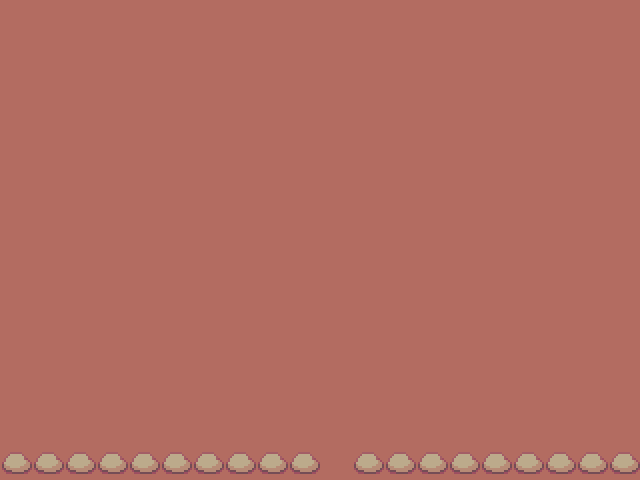

Tiled map render using the project's own tile images. Description and the whole map definition, tile-layer contents included, below:
An orthogonal 20x15 tile map with 32x32 px tiles, 2 tile layers (background, buildings) and 5 objects (3x enemy_spawner, player, door).

<map version="1.0" orientation="orthogonal" renderorder="right-down" width="20" height="15" tilewidth="32" tileheight="32" nextobjectid="7">
 <tileset firstgid="1" name="tileset" tilewidth="32" tileheight="32" tilecount="240" columns="20">
  <image source="../images/tileset.png" width="640" height="384" />
 </tileset>
 <layer name="background" width="20" height="15">
  <data encoding="csv">
30,30,30,30,30,30,30,30,30,30,30,30,30,30,30,30,30,30,30,30,
30,30,30,30,30,30,30,30,30,30,30,30,30,30,30,30,30,30,30,30,
30,30,30,30,30,30,30,30,30,30,30,30,30,30,30,30,30,30,30,30,
30,30,30,30,30,30,30,30,30,30,30,30,30,30,30,30,30,30,30,30,
30,30,30,30,30,30,30,30,30,30,30,30,30,30,30,30,30,30,30,30,
30,30,30,30,30,30,30,30,30,30,30,30,30,30,30,30,30,30,30,30,
30,30,30,30,30,30,30,30,30,30,30,30,30,30,30,30,30,30,30,30,
30,30,30,30,30,30,30,30,30,30,30,30,30,30,30,30,30,30,30,30,
30,30,30,30,30,30,30,30,30,30,30,30,30,30,30,30,30,30,30,30,
30,30,30,30,30,30,30,30,30,30,30,30,30,30,30,30,30,30,30,30,
30,30,30,30,30,30,30,30,30,30,30,30,30,30,30,30,30,30,30,30,
30,30,30,30,30,30,30,30,30,30,30,30,30,30,30,30,30,30,30,30,
30,30,30,30,30,30,30,30,30,30,30,30,30,30,30,30,30,30,30,30,
30,30,30,30,30,30,30,30,30,30,30,30,30,30,30,30,30,30,30,30,
30,30,30,30,30,30,30,30,30,30,30,30,30,30,30,30,30,30,30,30
</data>
 </layer>
 <layer name="buildings" width="20" height="15">
  <properties>
   <property name="collision" type="bool" value="true" />
  </properties>
  <data encoding="csv">
0,0,0,0,0,0,0,0,0,0,0,0,0,0,0,0,0,0,0,0,
0,0,0,0,0,0,0,0,0,0,0,0,0,0,0,0,0,0,0,0,
0,0,0,0,0,0,0,0,0,0,0,0,0,0,0,0,0,0,0,0,
0,0,0,0,0,0,0,0,0,0,0,0,0,0,0,0,0,0,0,0,
0,0,0,0,0,0,0,0,0,0,0,0,0,0,0,0,0,0,0,0,
0,0,0,0,0,0,0,0,0,0,0,0,0,0,0,0,0,0,0,0,
0,0,0,0,0,0,0,0,0,0,0,0,0,0,0,0,0,0,0,0,
0,0,0,0,0,0,0,0,0,0,0,0,0,0,0,0,0,0,0,0,
0,0,0,0,0,0,0,0,0,0,0,0,0,0,0,0,0,0,0,0,
0,0,0,0,0,0,0,0,0,0,0,0,0,0,0,0,0,0,0,0,
0,0,0,0,0,0,0,0,0,0,0,0,0,0,0,0,0,0,0,0,
0,0,0,0,0,0,0,0,0,0,0,0,0,0,0,0,0,0,0,0,
0,0,0,0,0,0,0,0,0,0,0,0,0,0,0,0,0,0,0,0,
0,0,0,0,0,0,0,0,0,0,0,0,0,0,0,0,0,0,0,0,
52,52,52,52,52,52,52,52,52,52,0,52,52,52,52,52,52,52,52,52
</data>
 </layer>
 <objectgroup name="objects">
  <object id="1" name="player" type="player" x="320" y="384" width="32" height="32">
   <properties>
    <property name="group" value="players" />
    <property name="texture" value="player_spritesheet" />
    <property name="walking_speed" type="int" value="50" />
   </properties>
  </object>
  <object id="2" name="door" type="door" x="320" y="446" width="32" height="32">
   <properties>
    <property name="group" value="doors" />
    <property name="next_level" value="assets/levels/town.json" />
    <property name="texture" value="" />
   </properties>
  </object>
  <object id="4" name="enemy_spawner1" type="enemy_spawner" x="191" y="320" width="32" height="32">
   <properties>
    <property name="encounter" value="snake" />
    <property name="group" value="enemy_spawners" />
    <property name="texture" value="snake_image" />
   </properties>
  </object>
  <object id="5" name="enemy_spawner2" type="enemy_spawner" x="95" y="127" width="32" height="32">
   <properties>
    <property name="encounter" value="bat" />
    <property name="group" value="enemy_spawners" />
    <property name="texture" value="bat_image" />
   </properties>
  </object>
  <object id="6" name="boss_spawner" type="enemy_spawner" x="543" y="31" width="32" height="32">
   <properties>
    <property name="encounter" value="dragon" />
    <property name="group" value="enemy_spawners" />
    <property name="texture" value="dragon_image" />
   </properties>
  </object>
 </objectgroup>
</map>
